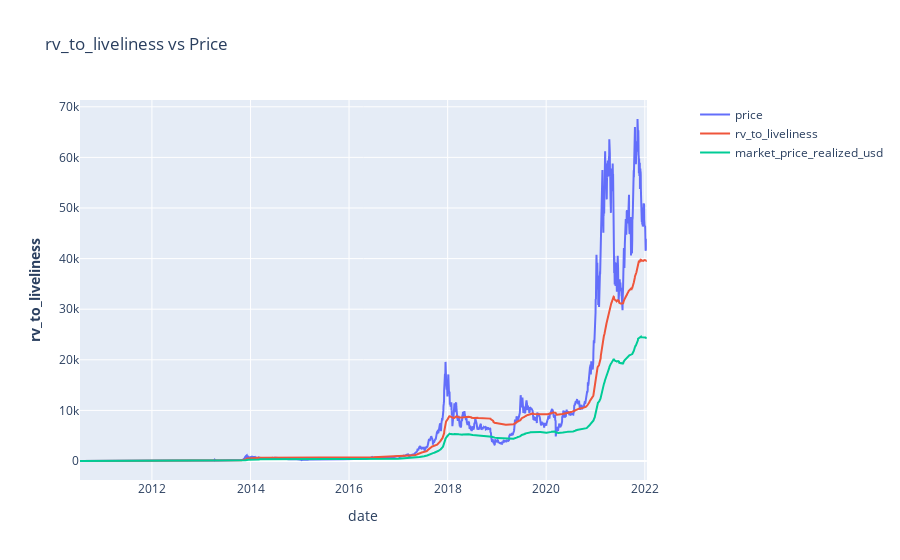

Notebook source saved alongside this figure:
### Code cell
# rv to liveliness ratio is mid price

# Create figure with secondary y-axis
fig = make_subplots(specs=[[{"secondary_y": True}]])

# Add traces
fig.add_trace(
    go.Scatter(x=data_df.index, y=data_df['market_price_usd_close'], name="price"),
    secondary_y=False,
)

fig.add_trace(
    go.Scatter(x=data_df.index, y=data_df['rv_to_liveliness'], name="rv_to_liveliness"),
    secondary_y=False,
)

fig.add_trace(
    go.Scatter(x=data_df.index, y=data_df['market_price_realized_usd'], name="market_price_realized_usd"),
    secondary_y=False,
)


# Add figure title
fig.update_layout(
    title_text="rv_to_liveliness vs Price"
)

# Set x-axis title
fig.update_xaxes(title_text="date")

# Set y-axes titles
fig.update_yaxes(title_text="<b>rv_to_liveliness</b>", secondary_y=False)
fig.update_yaxes(title_text="<b>price</b>", secondary_y=True)

fig.show()

### Figure 1 — Plotly figure (JSON) as saved in the notebook; plotly's stock layout.template omitted (floating-point values rounded to 4 significant figures; data arrays with more than 128 entries replaced by an {"elided": "..."} marker saying what was removed)
{"data": [{"name": "price", "type": "scatter", "x": {"elided": "4202 str values"}, "xaxis": "x", "y": {"elided": "4202 float values"}, "yaxis": "y"}, {"name": "rv_to_liveliness", "type": "scatter", "x": {"elided": "4202 str values"}, "xaxis": "x", "y": {"elided": "4202 float values"}, "yaxis": "y"}, {"name": "market_price_realized_usd", "type": "scatter", "x": {"elided": "4202 str values"}, "xaxis": "x", "y": {"elided": "4202 float values"}, "yaxis": "y"}], "layout": {"title": {"text": "rv_to_liveliness vs Price"}, "xaxis": {"anchor": "y", "domain": [0, 0.94], "title": {"text": "date"}}, "yaxis": {"anchor": "x", "domain": [0, 1], "title": {"text": "<b>rv_to_liveliness</b>"}}, "yaxis2": {"anchor": "x", "overlaying": "y", "side": "right", "title": {"text": "<b>price</b>"}}}}
